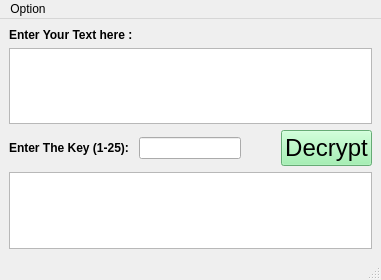
<?xml version="1.0" encoding="UTF-8"?>
<ui version="4.0">
 <class>MainWindow</class>
 <widget class="QMainWindow" name="MainWindow">
  <property name="geometry">
   <rect>
    <x>0</x>
    <y>0</y>
    <width>381</width>
    <height>280</height>
   </rect>
  </property>
  <property name="windowTitle">
   <string>MainWindow</string>
  </property>
  <widget class="QWidget" name="centralwidget">
   <layout class="QVBoxLayout" name="verticalLayout">
    <item>
     <widget class="QLabel" name="label">
      <property name="styleSheet">
       <string notr="true">font: 75 14pt &quot;Ubuntu&quot;;
color: rgb(0, 0, 0);
</string>
      </property>
      <property name="text">
       <string>&lt;h4&gt;Enter Your Text here : &lt;/h4&gt;
</string>
      </property>
      <property name="buddy">
       <cstring>textEdit_input</cstring>
      </property>
     </widget>
    </item>
    <item>
     <widget class="QTextEdit" name="textEdit_input"/>
    </item>
    <item>
     <layout class="QHBoxLayout" name="horizontalLayout">
      <item>
       <widget class="QLabel" name="label_2">
        <property name="styleSheet">
         <string notr="true">font: 75 14pt &quot;Ubuntu&quot;;
color: rgb(0, 0, 0);
</string>
        </property>
        <property name="text">
         <string>&lt;h4&gt;Enter The Key (1-25): &lt;/h4&gt;
</string>
        </property>
        <property name="buddy">
         <cstring>lineEdit_key</cstring>
        </property>
       </widget>
      </item>
      <item>
       <widget class="QLineEdit" name="lineEdit_key">
        <property name="echoMode">
         <enum>QLineEdit::Password</enum>
        </property>
       </widget>
      </item>
      <item>
       <spacer name="horizontalSpacer">
        <property name="orientation">
         <enum>Qt::Horizontal</enum>
        </property>
        <property name="sizeType">
         <enum>QSizePolicy::Expanding</enum>
        </property>
        <property name="sizeHint" stdset="0">
         <size>
          <width>40</width>
          <height>20</height>
         </size>
        </property>
       </spacer>
      </item>
      <item>
       <widget class="QPushButton" name="pushButton_decrypt">
        <property name="styleSheet">
         <string notr="true">font: 75 11pt &quot;Ubuntu&quot;;
background-color: rgb(143, 240, 164);
font-size: 24px;</string>
        </property>
        <property name="text">
         <string>Decrypt</string>
        </property>
       </widget>
      </item>
     </layout>
    </item>
    <item>
     <widget class="QTextEdit" name="textEdit_output"/>
    </item>
   </layout>
  </widget>
  <widget class="QMenuBar" name="menubar">
   <property name="geometry">
    <rect>
     <x>0</x>
     <y>0</y>
     <width>381</width>
     <height>22</height>
    </rect>
   </property>
   <widget class="QMenu" name="menuOption">
    <property name="title">
     <string>Option</string>
    </property>
    <addaction name="actionClose"/>
   </widget>
   <addaction name="menuOption"/>
  </widget>
  <widget class="QStatusBar" name="statusbar"/>
  <action name="actionClose">
   <property name="text">
    <string>Close</string>
   </property>
   <property name="shortcut">
    <string>Ctrl+Esc</string>
   </property>
  </action>
 </widget>
 <resources/>
 <connections/>
</ui>
